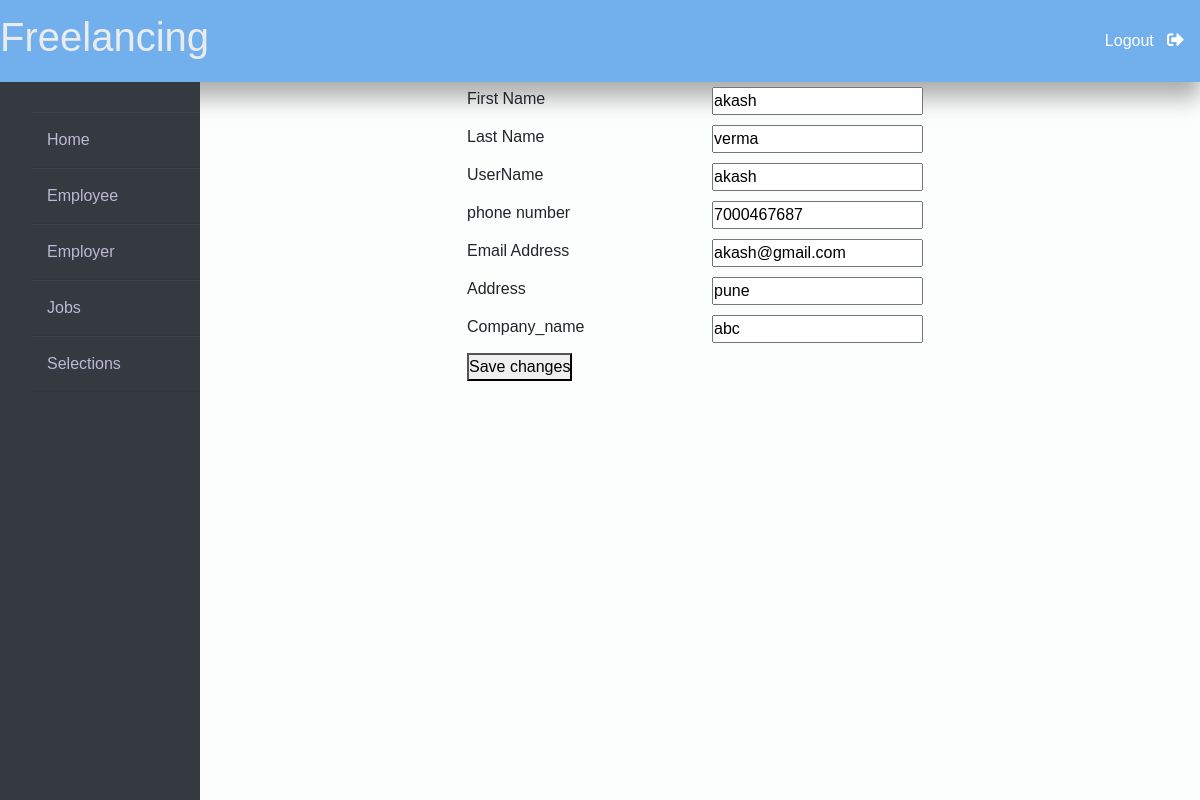
The page /edit_employer/1 on the database its author committed.
### employer/models.py (models this page shows, shortened)
class Employer(models.Model):
    user = models.OneToOneField(User, on_delete=models.CASCADE)
    Address=models.CharField(max_length=100, default='')
    Company_name=models.CharField(max_length=50, blank=True)
    phone_number = models.CharField(max_length=15)  # Adding phone number field
    @property
    def email(self):
        return self.user.email

### website/views.py (the view)
# urls.py: path('edit_employer/<int:employer_id>',views.edit_employer, name="edit_employer"),
def edit_employer(request,employer_id):
    employer = get_object_or_404(Employer, pk=employer_id)
    user=get_object_or_404(User, username=employer.user)
    if request.method == 'POST':
        form = forms.EditEmployerForm(request.POST, instance=employer)
        userform=forms.EditEmployerUserForm(request.POST, instance=user)
        print(userform)
        if form.is_valid() and userform.is_valid():
            print('hii')
            userform.save()
            form.save()
            return redirect('website:admin_employer')  # Redirect to a success page
    else:
        form = forms.EditEmployerForm(instance=employer)
    employer_details=Employer.objects.get(id=employer_id)
    return render(request, 'admin_edit_employer.html',{'form':form,'employer_details':employer_details})

### website/forms.py
class EditEmployerForm(forms.ModelForm):
    class Meta:
        model=Employer
        fields=['Address','Company_name','phone_number']

### templates/admin_edit_employer.html (shortened to what this page needs)
{% extends 'admin_base.html' %}
{% load static %}
{% block content %}
    <div class="container" style="width: 50%;">
        <form method="post" action="{% url 'website:edit_employer' employer_id=employer_details.id %}">
            <div class="row">
                <div class="col-6">
                   First Name
                </div>
                <div class="col-6">
                    <input type="text" name="first_name" value="{{employer_details.user.first_name}}">
                </div>
            </div>
            <div class="row">
                <div class="col-6">
                   Last Name
                </div>
                <div class="col-6">
                    <input type="text" name="last_name" value="{{employer_details.user.last_name}}">
                </div>
            </div>
            <div class="row">
                <div class="col-6">
                   UserName
                </div>
                <div class="col-6">
                    <input type="text" name="username" value="{{employer_details.user}}">
                </div>
            </div>
            <div class="row">
                <div class="col-6">
                   phone number
                </div>
                <div class="col-6">
                    <input type="text" name="phone_number" value="{{employer_details.phone_number}}">
                </div>
            </div>
            <div class="row">
                <div class="col-6">
                   Email Address
                </div>
                <div class="col-6">
                    <input type="text" name="email" value="{{employer_details.email}}">
                </div>
            </div>
            <div class="row">
                <div class="col-6">
                    Address
                </div>
                <div class="col-6">
                    <input type="text" name="Address" value="{{employer_details.Address}}">
                </div>
            </div>
            <div class="row">
                <div class="col-6">
                    Company_name
                </div>
                <div class="col-6">
                    <input type="text" name="Company_name" value="{{employer_details.Company_name}}">
                </div>
            </div>
            <div class="row">
                <div class="col-6">
                    <button type="submit">Save changes</button>
                </div>
                <div class="col-6">
                </div>
            </div>
        </form>
    </div>
{% endblock content %}

### templates/admin_base.html (style rules this page uses)
.row { padding: 5px; }
* { margin: 0; padding: 0; box-sizing: border-box; list-style: none; text-decoration: none; font-family: 'Josefin Sans', sans-serif; }
body { background-color: #f3f5f9; }
body { background-color: #fcfefd; }

### rows shown on the page
Employer: first_name "akash", last_name "verma", username "akash", phone_number "7000467687", email "akash@gmail.com", Address "pune", Company_name "abc"
